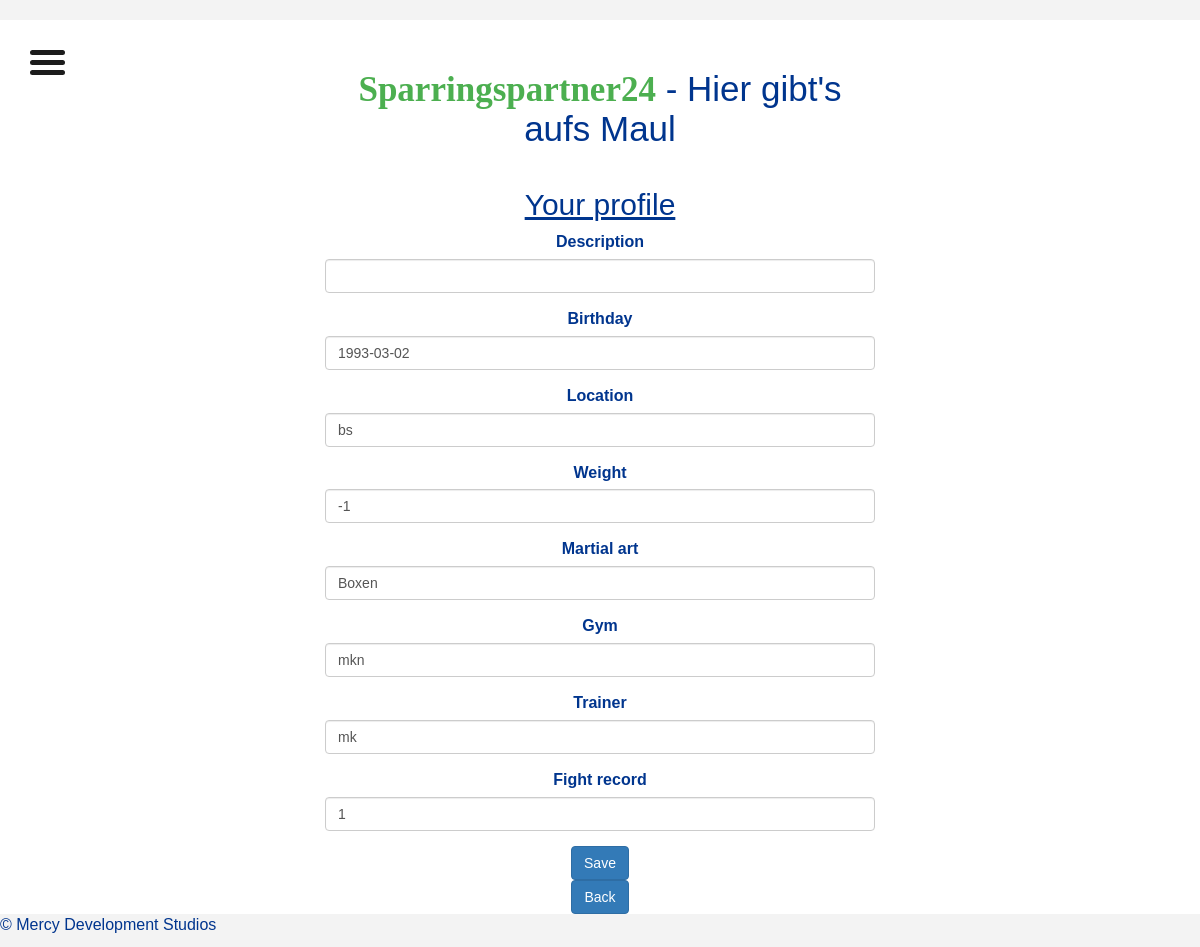
The page /SparringsPartner24/edit_fighter_profile/ (signed in) on the database as committed earlier.
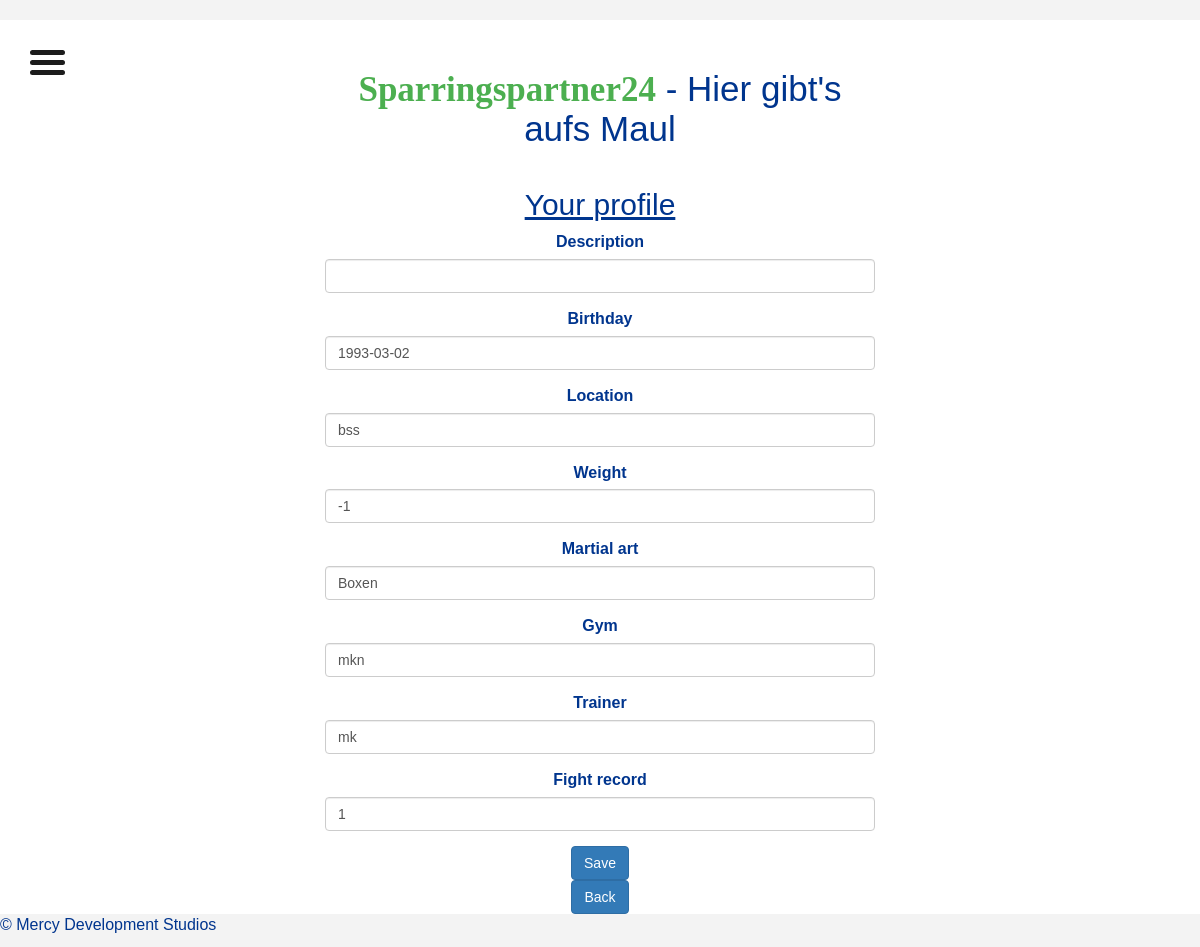
The same page on the database as committed later.
### SparringsPartner24/models.py (models this page shows)
class FighterProfile(models.Model):
    userprofile = models.ForeignKey(settings.AUTH_USER_MODEL, on_delete=models.CASCADE)
    description = models.CharField(max_length = 400, blank = True, null = True)
    birthday = models.DateField(blank=True, null=True)
    experience_years = models.IntegerField(blank = True, null = True)
    location = models.CharField(max_length=200, blank=True, null=True)
    weight = models.IntegerField(blank=True, null=True)
    martial_art = models.CharField(max_length=200, blank=True, null=True)
    gym = models.CharField(max_length=300, blank=True, null=True)
    trainer = models.CharField(max_length=200, blank=True, null=True)
    fight_record = models.IntegerField(blank=True, null=True)

### SparringsPartner24/views.py (the view)
# urls.py: path('edit_fighter_profile/', views.edit_fighter_profile, name = 'edit_fighter_profile'),
@login_required
def edit_fighter_profile(request):
    current_user = request.user
    if request.method == 'POST':
        instance = get_object_or_404(FighterProfile, pk = current_user.id)
        form = FighterProfileForm(request.POST, instance = instance)
        if form.is_valid():
            updated_form = form.save(commit = False)
            userprofile_object = get_object_or_404(UserProfile, pk = current_user.id)
            updated_form.userprofile = userprofile_object
            updated_form.save()
            return HttpResponseRedirect(reverse('SparringsPartner24:index'))
    else:
        fighter_profile = get_object_or_404(FighterProfile, pk = current_user.id)
        form = FighterProfileForm(instance = fighter_profile)
        return render(request, 'SparringsPartner24/create_profile.html', {'form': form})

### SparringsPartner24/forms.py
class FighterProfileForm(forms.ModelForm):
    class Meta:
        model = FighterProfile
        exclude = ['userprofile', 'experience_years']

### SparringsPartner24/templates/SparringsPartner24/create_profile.html (shortened to what this page needs)
{% extends 'base.html' %}
{% block content %}
<h2>Your profile</h2>
{% load crispy_forms_tags %}
<form method="post" class="uniForm">
    {{ form|crispy }}
    <button type="submit" class="btn btn-primary">Save</button>
</form>
<a class="btn btn-primary" href="{% url 'SparringsPartner24:index' %}" >Back</a>
{% endblock %}

Rows that differ between the two databases and show on the page:
changed FighterProfile "Boxen": location "bs" → "bss"
